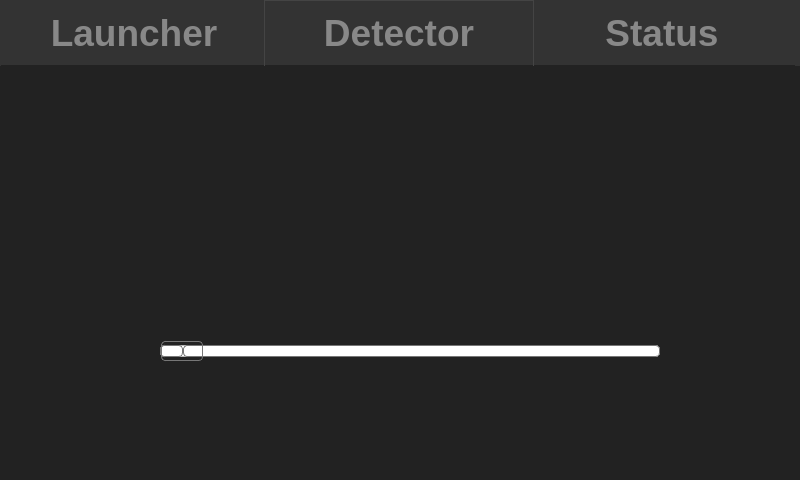
<?xml version="1.0" encoding="UTF-8"?>
<ui version="4.0">
 <class>MainWindow</class>
 <widget class="QMainWindow" name="MainWindow">
  <property name="geometry">
   <rect>
    <x>0</x>
    <y>0</y>
    <width>800</width>
    <height>480</height>
   </rect>
  </property>
  <property name="font">
   <font>
    <stylestrategy>PreferAntialias</stylestrategy>
   </font>
  </property>
  <property name="windowTitle">
   <string>MainWindow</string>
  </property>
  <widget class="QWidget" name="centralWidget">
   <property name="enabled">
    <bool>true</bool>
   </property>
   <property name="font">
    <font>
     <stylestrategy>PreferAntialias</stylestrategy>
    </font>
   </property>
   <property name="styleSheet">
    <string notr="true">background-color:#333;</string>
   </property>
   <widget class="QTabWidget" name="tabWidget">
    <property name="geometry">
     <rect>
      <x>0</x>
      <y>0</y>
      <width>800</width>
      <height>480</height>
     </rect>
    </property>
    <property name="sizePolicy">
     <sizepolicy hsizetype="Maximum" vsizetype="Maximum">
      <horstretch>0</horstretch>
      <verstretch>0</verstretch>
     </sizepolicy>
    </property>
    <property name="baseSize">
     <size>
      <width>0</width>
      <height>0</height>
     </size>
    </property>
    <property name="font">
     <font>
      <pointsize>28</pointsize>
      <weight>75</weight>
      <bold>true</bold>
      <stylestrategy>PreferAntialias</stylestrategy>
     </font>
    </property>
    <property name="autoFillBackground">
     <bool>false</bool>
    </property>
    <property name="styleSheet">
     <string notr="true"> /* The tab widget frame */
QTabWidget::pane {
    border-top: 2px solid #222;
}


/* Style the tab using the tab sub-control. Note that
    it reads QTabBar _not_ QTabWidget */
QTabBar::tab {
    background:  qlineargradient(x1: 0, y1: 0, x2: 0, y2: 1,
                               stop: 0 #444, 
                               stop: 1.0 #222);
    border: 1px solid #333;
    border-bottom-color: #222; /* same as the pane color */
    min-width: 262px;
	min-height: 60 px;
    padding: 2px;
	color : #888;
}

QTabBar::tab:selected {
    background:  qlineargradient(x1: 0, y1: 0, x2: 0, y2: 1,
                               stop: 0 #222 
                               stop: 1.0 #444);
}

QTabBar::tab:selected {
    border-color: #444;
    border-bottom-color: #222; /* same as pane color */
}

/* make use of negative margins for overlapping tabs */
QTabBar::tab:selected {
    /* expand/overlap to the left and right by 4px */
    margin-left: -4px;
    margin-right: -4px;
}

QTabBar::tab:first:selected {
    margin-left: 0; /* the first selected tab has nothing to overlap with on the left */
}

QTabBar::tab:last:selected {
    margin-right: 0; /* the last selected tab has nothing to overlap with on the right */
}

QTabBar::tab:only-one {
    margin: 0; /* if there is only one tab, we don't want overlapping margins */
}</string>
    </property>
    <property name="locale">
     <locale language="English" country="UnitedStates"/>
    </property>
    <property name="tabPosition">
     <enum>QTabWidget::North</enum>
    </property>
    <property name="tabShape">
     <enum>QTabWidget::Rounded</enum>
    </property>
    <property name="currentIndex">
     <number>1</number>
    </property>
    <property name="tabsClosable">
     <bool>false</bool>
    </property>
    <widget class="QWidget" name="tab_launcher">
     <property name="font">
      <font>
       <stylestrategy>PreferAntialias</stylestrategy>
      </font>
     </property>
     <property name="autoFillBackground">
      <bool>false</bool>
     </property>
     <property name="styleSheet">
      <string notr="true">background-color: #222;
border: 0px;
margin : 0px;
padding : 0px;</string>
     </property>
     <attribute name="title">
      <string>Launcher</string>
     </attribute>
     <widget class="QSlider" name="launcherSpeedControl">
      <property name="geometry">
       <rect>
        <x>150</x>
        <y>320</y>
        <width>500</width>
        <height>31</height>
       </rect>
      </property>
      <property name="autoFillBackground">
       <bool>false</bool>
      </property>
      <property name="styleSheet">
       <string notr="true">QSlider::groove:horizontal {
border: 1px solid #bbb;
background: white;
height: 10px;
border-radius: 4px;
}

QSlider::sub-page:horizontal {
background: qlineargradient(x1: 0, y1: 0,    x2: 0, y2: 1,
    stop: 0 #66e, stop: 1 #bbf);
background: qlineargradient(x1: 0, y1: 0.2, x2: 1, y2: 1,
    stop: 0 #bbf, stop: 1 #55f);
border: 1px solid #777;
height: 10px;
border-radius: 4px;
}

QSlider::add-page:horizontal {
background: #fff;
border: 1px solid #777;
height: 10px;
border-radius: 4px;
}

QSlider::handle:horizontal {
background: qlineargradient(x1:0, y1:0, x2:1, y2:1,
    stop:0 #eee, stop:1 #ccc);
border: 1px solid #777;
width: 40px;
margin-top: -5px;
margin-bottom: -5px;
border-radius: 4px;
}

QSlider::handle:horizontal:hover {
background: qlineargradient(x1:0, y1:0, x2:1, y2:1,
    stop:0 #fff, stop:1 #ddd);
border: 1px solid #444;
border-radius: 4px;
}

QSlider::sub-page:horizontal:disabled {
background: #bbb;
border-color: #999;
}

QSlider::add-page:horizontal:disabled {
background: #eee;
border-color: #999;
}

QSlider::handle:horizontal:disabled {
background: #eee;
border: 1px solid #aaa;
border-radius: 4px;
}</string>
      </property>
      <property name="orientation">
       <enum>Qt::Horizontal</enum>
      </property>
     </widget>
     <widget class="QPushButton" name="launcherStartButton">
      <property name="geometry">
       <rect>
        <x>150</x>
        <y>60</y>
        <width>150</width>
        <height>150</height>
       </rect>
      </property>
      <property name="autoFillBackground">
       <bool>false</bool>
      </property>
      <property name="styleSheet">
       <string notr="true">QPushButton, QPushButton:focus{ background-color: #0a0; }
QPushButton:focus:pressed{ background-color: #0f0; }
</string>
      </property>
      <property name="text">
       <string/>
      </property>
      <property name="icon">
       <iconset resource="images.qrc">
        <normaloff>:/new/prefix1/images/icon_play.png</normaloff>:/new/prefix1/images/icon_play.png</iconset>
      </property>
      <property name="iconSize">
       <size>
        <width>128</width>
        <height>128</height>
       </size>
      </property>
     </widget>
     <widget class="QPushButton" name="launcherStopButton">
      <property name="geometry">
       <rect>
        <x>500</x>
        <y>60</y>
        <width>150</width>
        <height>150</height>
       </rect>
      </property>
      <property name="sizePolicy">
       <sizepolicy hsizetype="Ignored" vsizetype="Ignored">
        <horstretch>0</horstretch>
        <verstretch>0</verstretch>
       </sizepolicy>
      </property>
      <property name="focusPolicy">
       <enum>Qt::StrongFocus</enum>
      </property>
      <property name="autoFillBackground">
       <bool>false</bool>
      </property>
      <property name="styleSheet">
       <string notr="true">QPushButton, QPushButton:focus{background-color: #a00; }
QPushButton:focus:pressed{ background-color: #f00; }
QPushButton{
	
}</string>
      </property>
      <property name="text">
       <string notr="true"/>
      </property>
      <property name="icon">
       <iconset resource="images.qrc">
        <normaloff>:/new/prefix1/images/icon_stop.png</normaloff>:/new/prefix1/images/icon_stop.png</iconset>
      </property>
      <property name="iconSize">
       <size>
        <width>128</width>
        <height>128</height>
       </size>
      </property>
      <property name="shortcut">
       <string notr="true"/>
      </property>
      <property name="checkable">
       <bool>false</bool>
      </property>
      <property name="autoRepeat">
       <bool>false</bool>
      </property>
      <property name="autoExclusive">
       <bool>false</bool>
      </property>
      <property name="autoDefault">
       <bool>false</bool>
      </property>
      <property name="default">
       <bool>false</bool>
      </property>
      <property name="flat">
       <bool>false</bool>
      </property>
     </widget>
     <widget class="QLabel" name="launcherSpeedLabel">
      <property name="geometry">
       <rect>
        <x>340</x>
        <y>260</y>
        <width>120</width>
        <height>30</height>
       </rect>
      </property>
      <property name="font">
       <font>
        <pointsize>22</pointsize>
       </font>
      </property>
      <property name="styleSheet">
       <string notr="true">color : #888;</string>
      </property>
      <property name="text">
       <string>Speed :</string>
      </property>
     </widget>
    </widget>
    <widget class="QWidget" name="tab_detector">
     <property name="styleSheet">
      <string notr="true">background-color: #222;
border: 0px;
margin : 0px;
padding : 0px;</string>
     </property>
     <attribute name="title">
      <string>Detector</string>
     </attribute>
     <widget class="QSlider" name="servoMotorControl">
      <property name="geometry">
       <rect>
        <x>160</x>
        <y>270</y>
        <width>500</width>
        <height>27</height>
       </rect>
      </property>
      <property name="autoFillBackground">
       <bool>false</bool>
      </property>
      <property name="styleSheet">
       <string notr="true">QSlider::groove:horizontal {
border: 1px solid #bbb;
background: white;
height: 10px;
border-radius: 4px;
}

QSlider::sub-page:horizontal {
background: qlineargradient(x1: 0, y1: 0,    x2: 0, y2: 1,
    stop: 0 #66e, stop: 1 #bbf);
background: qlineargradient(x1: 0, y1: 0.2, x2: 1, y2: 1,
    stop: 0 #bbf, stop: 1 #55f);
border: 1px solid #777;
height: 10px;
border-radius: 4px;
}

QSlider::add-page:horizontal {
background: #fff;
border: 1px solid #777;
height: 10px;
border-radius: 4px;
}

QSlider::handle:horizontal {
background: qlineargradient(x1:0, y1:0, x2:1, y2:1,
    stop:0 #eee, stop:1 #ccc);
border: 1px solid #777;
width: 40px;
margin-top: -5px;
margin-bottom: -5px;
border-radius: 4px;
}

QSlider::handle:horizontal:hover {
background: qlineargradient(x1:0, y1:0, x2:1, y2:1,
    stop:0 #fff, stop:1 #ddd);
border: 1px solid #444;
border-radius: 4px;
}

QSlider::sub-page:horizontal:disabled {
background: #bbb;
border-color: #999;
}

QSlider::add-page:horizontal:disabled {
background: #eee;
border-color: #999;
}

QSlider::handle:horizontal:disabled {
background: #eee;
border: 1px solid #aaa;
border-radius: 4px;
}</string>
      </property>
      <property name="maximum">
       <number>15</number>
      </property>
      <property name="pageStep">
       <number>8</number>
      </property>
      <property name="orientation">
       <enum>Qt::Horizontal</enum>
      </property>
     </widget>
    </widget>
    <widget class="QWidget" name="tab_status">
     <property name="styleSheet">
      <string notr="true">background-color: #222;
border: 0px;
margin : 0px;
padding : 0px;</string>
     </property>
     <attribute name="title">
      <string>Status</string>
     </attribute>
     <widget class="QLabel" name="label_activeTimeLabel">
      <property name="geometry">
       <rect>
        <x>20</x>
        <y>20</y>
        <width>200</width>
        <height>25</height>
       </rect>
      </property>
      <property name="font">
       <font>
        <pointsize>18</pointsize>
       </font>
      </property>
      <property name="styleSheet">
       <string notr="true">Color : #888;</string>
      </property>
      <property name="text">
       <string>Active time :</string>
      </property>
      <property name="alignment">
       <set>Qt::AlignLeading|Qt::AlignLeft|Qt::AlignVCenter</set>
      </property>
     </widget>
     <widget class="QLabel" name="label_activeTime">
      <property name="geometry">
       <rect>
        <x>420</x>
        <y>20</y>
        <width>300</width>
        <height>25</height>
       </rect>
      </property>
      <property name="font">
       <font>
        <pointsize>18</pointsize>
       </font>
      </property>
      <property name="styleSheet">
       <string notr="true">Color : #888;</string>
      </property>
      <property name="text">
       <string>00:00:00</string>
      </property>
      <property name="alignment">
       <set>Qt::AlignCenter</set>
      </property>
     </widget>
     <widget class="QLabel" name="label_cpuTotalLabel">
      <property name="geometry">
       <rect>
        <x>20</x>
        <y>60</y>
        <width>250</width>
        <height>21</height>
       </rect>
      </property>
      <property name="font">
       <font>
        <pointsize>18</pointsize>
       </font>
      </property>
      <property name="styleSheet">
       <string notr="true">Color : #888;</string>
      </property>
      <property name="text">
       <string>CPU total :</string>
      </property>
      <property name="alignment">
       <set>Qt::AlignLeading|Qt::AlignLeft|Qt::AlignVCenter</set>
      </property>
     </widget>
     <widget class="QLabel" name="label_cpu0Label">
      <property name="geometry">
       <rect>
        <x>50</x>
        <y>100</y>
        <width>200</width>
        <height>25</height>
       </rect>
      </property>
      <property name="font">
       <font>
        <pointsize>18</pointsize>
       </font>
      </property>
      <property name="styleSheet">
       <string notr="true">Color : #888;</string>
      </property>
      <property name="text">
       <string>CPU 0 :</string>
      </property>
      <property name="alignment">
       <set>Qt::AlignLeading|Qt::AlignLeft|Qt::AlignVCenter</set>
      </property>
     </widget>
     <widget class="QLabel" name="label_cpu1Label">
      <property name="geometry">
       <rect>
        <x>50</x>
        <y>140</y>
        <width>200</width>
        <height>25</height>
       </rect>
      </property>
      <property name="font">
       <font>
        <pointsize>18</pointsize>
       </font>
      </property>
      <property name="styleSheet">
       <string notr="true">Color : #888;</string>
      </property>
      <property name="text">
       <string>CPU 1 :</string>
      </property>
      <property name="alignment">
       <set>Qt::AlignLeading|Qt::AlignLeft|Qt::AlignVCenter</set>
      </property>
     </widget>
     <widget class="QLabel" name="label_cpu2Label">
      <property name="geometry">
       <rect>
        <x>50</x>
        <y>180</y>
        <width>200</width>
        <height>25</height>
       </rect>
      </property>
      <property name="font">
       <font>
        <pointsize>18</pointsize>
       </font>
      </property>
      <property name="styleSheet">
       <string notr="true">Color : #888;</string>
      </property>
      <property name="text">
       <string>CPU 2 :</string>
      </property>
      <property name="alignment">
       <set>Qt::AlignLeading|Qt::AlignLeft|Qt::AlignVCenter</set>
      </property>
     </widget>
     <widget class="QLabel" name="label_cpu3Label">
      <property name="geometry">
       <rect>
        <x>50</x>
        <y>220</y>
        <width>200</width>
        <height>25</height>
       </rect>
      </property>
      <property name="font">
       <font>
        <pointsize>18</pointsize>
       </font>
      </property>
      <property name="styleSheet">
       <string notr="true">Color : #888;</string>
      </property>
      <property name="text">
       <string>CPU 3 :</string>
      </property>
      <property name="alignment">
       <set>Qt::AlignLeading|Qt::AlignLeft|Qt::AlignVCenter</set>
      </property>
     </widget>
     <widget class="QProgressBar" name="progress_cpu0">
      <property name="geometry">
       <rect>
        <x>420</x>
        <y>100</y>
        <width>300</width>
        <height>25</height>
       </rect>
      </property>
      <property name="font">
       <font>
        <pointsize>18</pointsize>
       </font>
      </property>
      <property name="styleSheet">
       <string notr="true">QProgressBar {
color : #888;
}
QProgressBar::chunk {
background-color : #500;
}</string>
      </property>
      <property name="value">
       <number>0</number>
      </property>
      <property name="alignment">
       <set>Qt::AlignCenter</set>
      </property>
     </widget>
     <widget class="QProgressBar" name="progress_cpu1">
      <property name="geometry">
       <rect>
        <x>420</x>
        <y>140</y>
        <width>300</width>
        <height>25</height>
       </rect>
      </property>
      <property name="font">
       <font>
        <pointsize>18</pointsize>
       </font>
      </property>
      <property name="styleSheet">
       <string notr="true">QProgressBar {
color : #888;
}
QProgressBar::chunk {
background-color : #500;
}</string>
      </property>
      <property name="value">
       <number>0</number>
      </property>
      <property name="alignment">
       <set>Qt::AlignCenter</set>
      </property>
     </widget>
     <widget class="QProgressBar" name="progress_cpu2">
      <property name="geometry">
       <rect>
        <x>420</x>
        <y>180</y>
        <width>300</width>
        <height>25</height>
       </rect>
      </property>
      <property name="font">
       <font>
        <pointsize>18</pointsize>
       </font>
      </property>
      <property name="styleSheet">
       <string notr="true">QProgressBar {
color : #888;
}
QProgressBar::chunk {
background-color : #500;
}</string>
      </property>
      <property name="value">
       <number>0</number>
      </property>
      <property name="alignment">
       <set>Qt::AlignCenter</set>
      </property>
     </widget>
     <widget class="QProgressBar" name="progress_cpu3">
      <property name="geometry">
       <rect>
        <x>420</x>
        <y>220</y>
        <width>300</width>
        <height>25</height>
       </rect>
      </property>
      <property name="font">
       <font>
        <pointsize>18</pointsize>
       </font>
      </property>
      <property name="styleSheet">
       <string notr="true">QProgressBar {
color : #888;
}
QProgressBar::chunk {
background-color : #500;
}</string>
      </property>
      <property name="value">
       <number>0</number>
      </property>
      <property name="alignment">
       <set>Qt::AlignCenter</set>
      </property>
     </widget>
     <widget class="QProgressBar" name="progress_cpuTotal">
      <property name="geometry">
       <rect>
        <x>420</x>
        <y>60</y>
        <width>300</width>
        <height>25</height>
       </rect>
      </property>
      <property name="font">
       <font>
        <pointsize>18</pointsize>
       </font>
      </property>
      <property name="styleSheet">
       <string notr="true">QProgressBar {
color : #888;
}
QProgressBar::chunk {
background-color : #500;
}</string>
      </property>
      <property name="value">
       <number>0</number>
      </property>
      <property name="alignment">
       <set>Qt::AlignCenter</set>
      </property>
     </widget>
     <widget class="QLabel" name="label_temperatureLabel">
      <property name="geometry">
       <rect>
        <x>20</x>
        <y>260</y>
        <width>250</width>
        <height>22</height>
       </rect>
      </property>
      <property name="font">
       <font>
        <pointsize>18</pointsize>
       </font>
      </property>
      <property name="styleSheet">
       <string notr="true">Color : #888;</string>
      </property>
      <property name="text">
       <string>SOC temperature : </string>
      </property>
      <property name="alignment">
       <set>Qt::AlignLeading|Qt::AlignLeft|Qt::AlignVCenter</set>
      </property>
     </widget>
     <widget class="QLabel" name="label_temperature">
      <property name="geometry">
       <rect>
        <x>410</x>
        <y>260</y>
        <width>300</width>
        <height>22</height>
       </rect>
      </property>
      <property name="font">
       <font>
        <pointsize>18</pointsize>
       </font>
      </property>
      <property name="styleSheet">
       <string notr="true">Color : #888;</string>
      </property>
      <property name="text">
       <string>0 °C</string>
      </property>
      <property name="alignment">
       <set>Qt::AlignCenter</set>
      </property>
     </widget>
    </widget>
   </widget>
  </widget>
 </widget>
 <layoutdefault spacing="6" margin="11"/>
 <resources>
  <include location="images.qrc"/>
 </resources>
 <connections/>
</ui>
